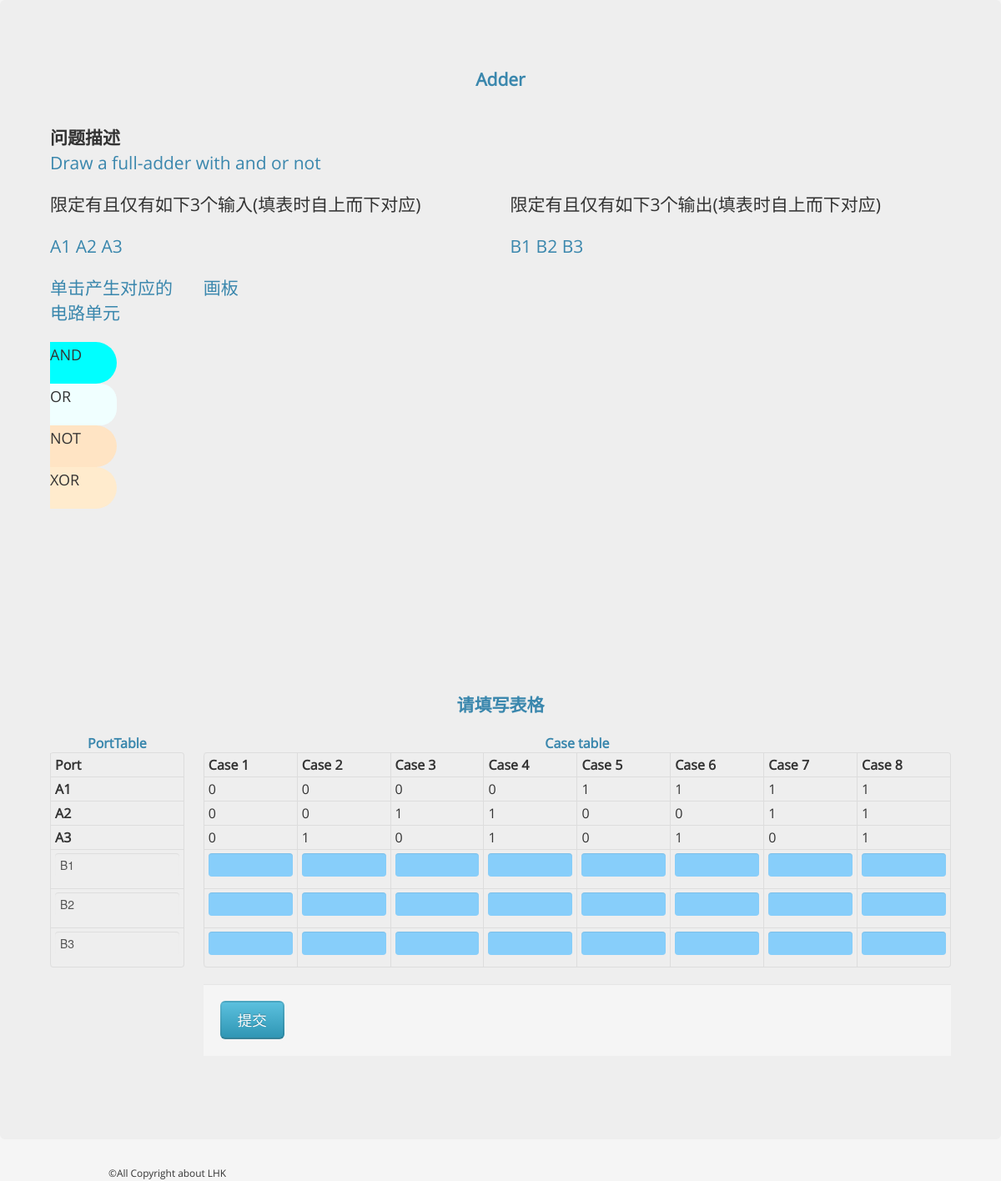
/Tapp/courses/draw/2/, run on the app's committed database.
### Tapp/models.py (models this page shows, shortened)
class DrawQuestion(models.Model):
    knowledge = models.ForeignKey(Knowledge,on_delete=models.CASCADE) # 对应知识
    question_title = models.CharField(max_length=20,default="Question")
    question_text = models.CharField(max_length=200) # 问题描述
    question_type = models.IntegerField(choices=[(0,'Draw Graph'),(1,'Fill Table')],default=0) # 问题类型
    question_image = models.ImageField(default="Files/Img/green_bg.png",upload_to="Tapp/static/Tapp/images/Draw") # 图片文件
    question_file = models.FileField(default="Files/empty.json", upload_to="Files/DrawInput/") # 真值表文件
    total_submit = models.IntegerField(default=0) # 总提交人数
    correct_submit = models.IntegerField(default=0) # 正确人数

### Tapp/views.py (the view, shortened to what this page needs)
# urls.py: path('courses/draw/<int:pk>/',views.DrawDetail,name="drawDetail"),
def DrawDetail(request,pk):
    try:
        draw = DrawQuestion.objects.get(pk=pk) # 获取对象
    except Exception:
        return HttpResponse(response+"<h1 class='btn-warning'>No such draw question<h1>")
    try:
        inputLines,aswLines = decodeTableFile(draw.question_file.path) # decode文件
        InputTH,InputTDList = decodeTable(inputLines) # 输入的表头和数据
        aswTH,aswTDList = decodeTable(aswLines) # 答案部分的表头和数据
        countList = [ i+1 for i in range(0,len(aswTDList[0])) ] # 每一列
        emptyList = []
        for i in range(0,len(aswLines)):
            tmpList = []
            for j in range(0,len(aswTDList[0])):
                tmp = j + i*len(aswTDList[0])
                tmpList.append(tmp)
            emptyList.append(tmpList)
        imagePath = "Tapp/images/Draw/"+draw.question_image.path.split("\\")[-1] # 图片文件路径
        inNum = len(InputTH) # 输入口数量
        aswNum = len(aswTH) # 输出口数量
        inStr = ""
        aswStr = ""
        for i in range(0,inNum):
            inStr = inStr + InputTH[i] + " "
        for i in range(0,aswNum):
            aswStr = aswStr+aswTH[i]+" "
        if draw.question_type == 0: # 作图题
            context = {
                "draw":draw,
                "inputTH":InputTH,
                "inputTDList":InputTDList,
                "inputLines":inputLines,
                "aswTH":aswTH,
                "aswTDList":aswTDList,
                "countList":countList,
                "inNum":inNum,
                "aswNum":aswNum,
                "inStr":inStr,
                "aswStr":aswStr,
                "emptyList":emptyList, # 每行每列的值 用来给每个input 唯一的name
            }
        return render(request,"Tapp/drawDetail.html",context)
    except Exception:
        return HttpResponse(response+"<h1 class='btn-warning'>Some thing wrong<h1>")

### Tapp/views.py (called while the page is built)
def decodeTable(Table:list):
    if Table and len(Table)>1: # 若是为真
        head = []
        data = []
        for i in range(0,len(Table)):
            head.append(Table[i][0])
            data.append(Table[i][1:])
        return head[:],data[:]
    else:
        return [],[]
    pass

### Tapp/templates/Tapp/drawDetail.html (shortened to what this page needs)
<head>
    {% load static %}
    <link rel="stylesheet" href="{% static 'Tapp/css/bootstrap.css' %}">
    <link rel="stylesheet" href="{% static 'Tapp/css/bootstrap-treeview.min.css' %}">
    <link rel="stylesheet" href="{% static 'Tapp/css/jsplumb.css' %}">
</head>
<body>
    <div class="container-fluid hero-unit">
    {% if draw %}
    <p class="lead text-center page-header"><strong class="text-info">{{ draw.question_title }}</strong> </p>
    <div class="row-fluid">
        <div class="span12">
            <p class="lead"><strong>问题描述</strong> <br> <span class="text-info">{{ draw.question_text }}</span> </p>
        </div>
    </div>
    {% if not imagePath %}
        <div class="row-fluid">
            <div class="span6">
                <p class="lead">限定有且仅有如下<span id="inputNum">{{ inNum }}</span>个输入(填表时自上而下对应)</p>
                <p class="text-info lead" id="inputPorts">
                    {% for ITH in inputTH %}
                        {{ ITH }}<span> </span>
                    {% endfor %}
                </p>
            </div>
            <div class="span6">
                <p class="lead">限定有且仅有如下<span id="aswNum">{{ aswNum }}</span>个输出(填表时自上而下对应)</p>
                <p class="text-info lead" id="inputPorts">
                    {% for OTH in aswTH %}
                        {{ OTH }}
                    {% endfor %}
                </p>
            </div>
        </div>
        <div class="row-fluid">
            <div id="control-panel" class="span2" style="height: 500px;">
                <p class="lead text-info">单击产生对应的电路单元</p>
                <div class="and list-group-item" id="and">AND</div>
                <div class="or list-group-item" id="or">OR</div>
                <div class="not list-group-item" id="not">NOT</div>
                <div class="xor list-group-item" id="xor">XOR</div>
            </div>
            <div id="place" class="span9" style="height: 500px;">
                <p class="lead text-info">画板</p>
            </div>
            <div id="preserve" class="span1">
            </div>
        </div>
        <div class="row-fluid">
            <div class="span12">
                <p class="text-info lead text-center"><strong>请填写表格</strong> </p>
                <form action="{% url 'Tapp:handleDraw' draw.id %}" method="POST" >
                        <div class="row-fluid">
                        <div class="span2">
                            <table class="table table-bordered table-condensed table-hover"  >
                                <caption><strong class="text-center text-info"> PortTable </strong> </caption>
                                <tr>
                                    <th scope="row">Port</th>
                                </tr>
                                {% for inputRow in inputTH %}
                                <tr>
                                    <th scope="row" >{{ inputRow }}</th>
                                </tr>
                                {% endfor %}
                                {% for aswRow in aswTH %}
                                <tr>
                                    <th scope="row"><input  maxlength="0" class="uneditable-input" type="text" style="border:none;width:100%;height:100%;background:none;" value="{{aswRow}}" ></th>
                                </tr>
                                {% endfor %}
                            </table>
                        </div>
                        <div class="span10">
                            <table class="table table-bordered table-condensed table-hover"  >
                                <caption><strong class="text-center text-info"> Case table</strong> </caption>
                                <thead>
                                    <tr>
                                        {% for count in countList %}
                                            <th scope="col"> Case {{count}} </th>
                                        {% endfor %}
                                    </tr>
                                </thead>
                                <tbody>
                                    {% for line in inputTDList %}
                                    <tr>
                                    {% for item in line %}
                                        <td>{{item}}</td>
                                    {% endfor %}
                                    </tr>
                                    {% endfor %}
                                    {% for line in emptyList %}
                                    <tr>
                                    {% for name in line %}
                                    <td><input type="text" maxlength="1" class="text-center" style="border:none;width:100%;height:100%;background:lightskyblue" name="{{name}}" required="required" ></td>
                                    {% endfor %}
                                    </tr>
                                    {% endfor %}
                                </tbody>
                            </table>
                            <div class="form-actions">
                                <button class="btn-info btn-large">提交</button>
                            </div>
                        </div>
                    </div>
                </form>
            </div>
        </div>
    </div>
        {% endif %}
    {% else %}
    <p class="lead">No such draw question</p>
    {% endif %}
</body>
<footer>
    <div class="container">
        <small>&COPY;All Copyright about LHK</small>
    </div>
</footer>

### Tapp/static/Tapp/css/jsplumb.css (style rules this page uses)
body { padding:0; margin:0; font-family:'Open Sans', 'Helvetica Neue', Helvetica, Arial, sans-serif; background-color: whitesmoke; }

### Tapp/templates/Tapp/drawDetail.html (style rules this page uses)
.and { background-color: aqua; width: 80px; height: 50px; border-top-right-radius: 50px; border-bottom-right-radius: 50px; }
.or { background-color:azure; width: 80px; height: 50px; border-top-right-radius: 20px; border-bottom-right-radius: 20px; }
.not { background-color:bisque; width: 80px; height: 50px; border-top-right-radius: 30px; border-bottom-right-radius: 30px; }
.xor { background-color:blanchedalmond; width: 80px; height: 50px; border-top-right-radius: 30px; border-bottom-right-radius: 30px; }

### data on the page
DrawQuestion: question_title "Adder", question_text "Draw a full-adder with and or not"

### other printed values
{{ inNum }} "3"
{{ ITH }} "A1" "A2" "A3"
{{ aswNum }} "3"
{{ OTH }} "B1" "B2" "B3"
{{ inputRow }} "A1" "A2" "A3"
{{ count }} "1" "2" "3" "4" "5" "6" "7" "8"
{{ item }} "0" "0" "0" "0" "1" "1" "1" "1" "0" "0" "1" "1" "0" "0" "1" "1" "0" "1" "0" "1" "0" "1" "0" "1"
